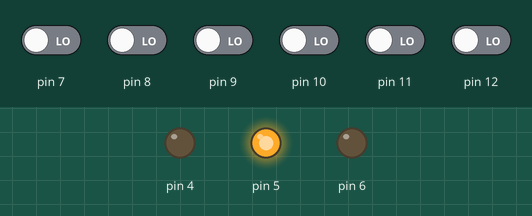
Bench run of a sketch on a simulated Arduino Uno, built with avr-gcc and run on an emulated ATmega328P. On the bench: output pins drawn as LEDs (lit = HIGH). The test bench sets the inputs (shaded band); at power-on: pin 7–12 LOW.

Above: at 1.2 s.
1.3 s: pin 7 driven HIGH
At 1.7 s:
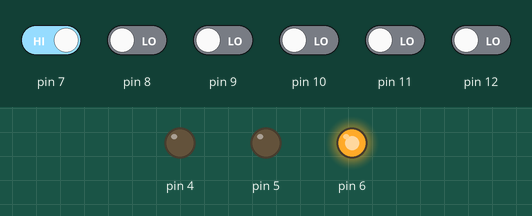
2.8 s: pin 7 driven LOW
At 4.0 s:
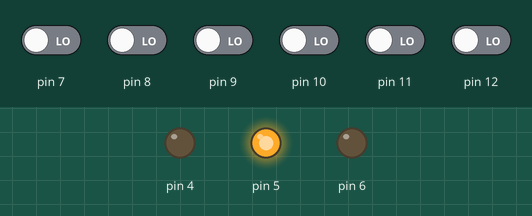
4.3 s: pin 8 driven HIGH
At 5.1 s:
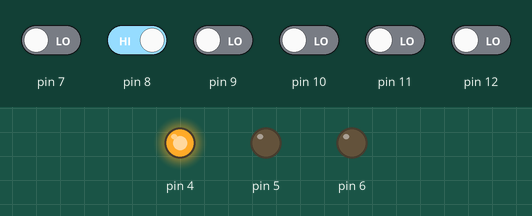
5.8 s: pin 8 driven LOW
At 6.3 s:
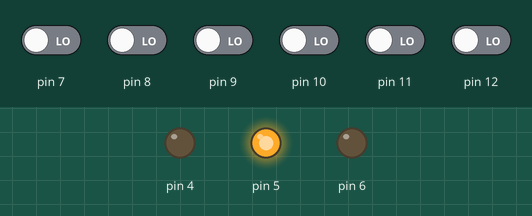
Timing chart, 0 to 8.3 s (numbered marks = the images above; inputs shaded):
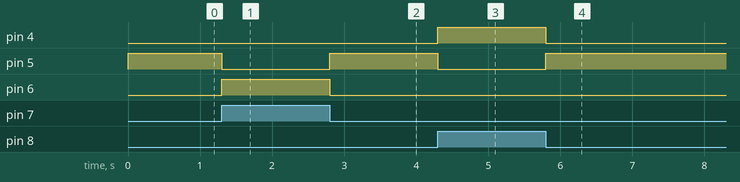

Measured:
- after the input at 1.3 s, pin 5: HIGH → LOW at once; pin 6: LOW → HIGH at once
- after the input at 2.8 s, pin 5: LOW → HIGH at once; pin 6: HIGH → LOW at once
- after the input at 4.3 s, pin 4: LOW → HIGH at once; pin 5: HIGH → LOW at once
- after the input at 5.8 s, pin 4: HIGH → LOW at once; pin 5: LOW → HIGH at once

The sketch:

COMP2NUM3BITS.ino
```cpp
//Autor:Dario Jorge Iglesias
boolean b2,b1,b0,a2,a1,a0,Y,Z,W;//Decl. de var.
void setup(){  //Configuración de pines I/O
 pinMode(8,INPUT); pinMode(9,INPUT);
 pinMode(10,INPUT);pinMode(11,INPUT);
 pinMode(12,INPUT);pinMode(7,INPUT);
 pinMode(6,OUTPUT);pinMode(5,OUTPUT);
 pinMode(4,OUTPUT);}
void loop(){
 b2=digitalRead(12);b1=digitalRead(8);
 b0=digitalRead(9); a2=digitalRead(7);
 a1=digitalRead(10);a0=digitalRead(11);
 Y=(!b2&a2)|(!b1&a2&a1)|(!b1&!b0&a2&a0)|
 (!b2&!b0&a1&a0)|(b1&!b0&a2&a1&a0)|
 (!b2&!b1&!b0&a0)|(!b2&!b1&a1);//Y=A>B
 digitalWrite(6,Y);//actualizamos salida
 Z=!(b2^a2)&!(b1^a1)&!(b0^a0);
 digitalWrite(5,Z);//Z=(A=B)
 W=(b2&!a2)|(b2&b0&!a1&!a0)|(b2&b1&b0&a1&!a0)|
 (b2&b1&!a1)|(b1&!a2&!a1)|(b1&b0&!a2&!a0)|
 (b0&!a2&!a1&!a0);//W=B>A
 digitalWrite(4,W);}//refrescamos salida
```
